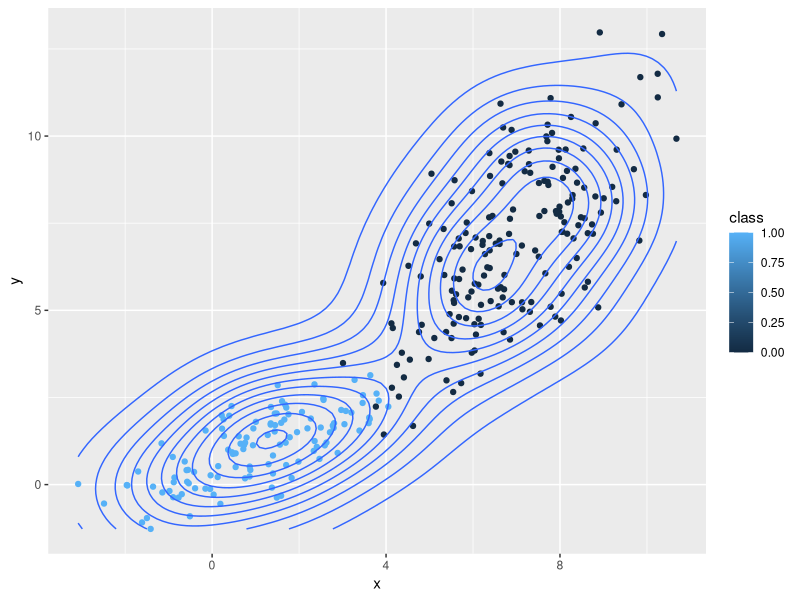

Generate this figure with R: (Note: this script raises an error after producing the figure.)
## ---- chunk 1
knitr::opts_chunk$set(echo = TRUE)
## ---- chunk 2
library(ggplot2)
library(mvtnorm)

Mu1 = c(1,1)
Mu2 = c(7,7)
Sigma1 = matrix(c(2, 1, 1, 1), 2,2)
Sigma2 = matrix(c(2, 2, 2, 5), 2,2)

pi = 1/3
n = 300

set.seed(2)
data = matrix(0, n, 2)
z = rep(0,n)
for (i in 1:n){
  z[i] = rbinom(1,1,pi)
  if (z[i] ==1){
    data[i,] = rmvnorm(1, Mu1,Sigma1)
  }else{
    data[i,] = rmvnorm(1, Mu2,Sigma2)
  }
}

to.plot = data.frame(x = data[,1], 
                  y = data[,2], 
                  class =  z)
ggplot(to.plot)+ aes(x, y, color = class)+
  geom_point()+geom_density_2d()
## ---- chunk 3
#initial values
pi = 0.5
mu1 = data[1,]
mu2 = data[150,]
sigma1 = cov(data)
sigma2 = cov(data)
## ---- chunk 4
# EM algorithm
Alpha = NULL # γ en el pdf
phi1 = dmvnorm(data, mu1, sigma1) # φ1 en el pdf
phi2 = dmvnorm(data, mu2, sigma2) # φ1 en el pdf

alpha = (phi1*pi)/(phi1*pi + phi2*(1-pi))
l = sum(alpha*log(pi) + (1-alpha)*log(1-pi)) + sum(alpha*log(phi1) + (1-alpha)*log(phi2))
n_iter=50
for (i in 1:n_iter){
  # Expectation step
  alpha = (pi*phi1)/(pi*phi1+(1-pi)*phi2) # γ en el pdf
  Alpha = cbind(Alpha, alpha)
  
  # Maximization step
  mu1 =apply(alpha*data/sum(alpha),2,sum)
  mu2 =apply((1-alpha)*data/sum(1-alpha),2,sum)
  
  sigma1 = cov.wt(data, wt = alpha, method = "ML")$cov
  sigma2 = cov.wt(data, wt = 1-alpha, method = "ML")$cov
  pi = mean(alpha)
  
  phi1 = dmvnorm(data, mu1, sigma1)
  phi2 = dmvnorm(data, mu2, sigma2)
}

## ---- chunk 5
#library(SDMTools)

# EM algorithm
Alpha = NULL
tol = 10^-2
iter = 0
Q = 0
phi1 = dmvnorm(data, mu1, sigma1) # density at each point data
phi2 = dmvnorm(data, mu2, sigma2)
Q_ = sum(log(pi)+log(phi1)) + sum(log(pi)+log(phi2)) # this should be the log likelihood expression

#Q_ = sum()

while (abs(Q-Q_)>=tol) {
  
  iter = iter+1
  Q = Q_
  
  # Expectation step 
  alpha = pi*phi1/(pi*phi1+(1-pi)*phi2)
  Alpha = cbind(Alpha, alpha)
  
  # Maximization step
  mu1 = apply(data, 2, function(col) wt.mean(col, alpha))
  mu2 = apply(data, 2, function(col) wt.mean(col, 1-alpha))
  sigma1 = cov.wt(data, wt = alpha, method = "ML")$cov
  sigma2 = cov.wt(data, wt = 1-alpha, method = "ML")$cov
  pi = mean(alpha)
  
  phi1 = dmvnorm(data, mu1, sigma1)
  phi2 = dmvnorm(data, mu2, sigma2)
  Q_ = sum(log(pi)+log(phi1)) +
    sum(log(pi)+log(phi2))
}
